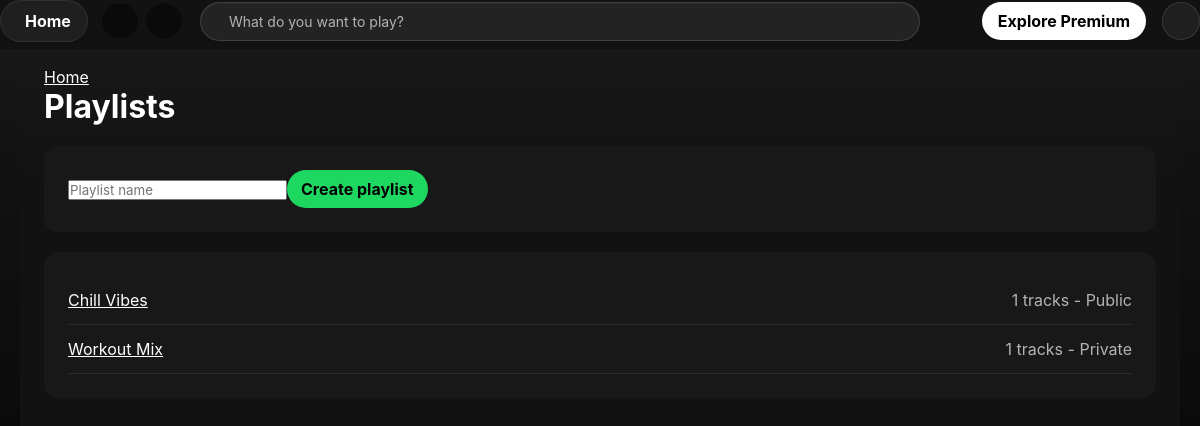
The app's page /backend/playlists.php (signed in) with its own data.
### tables this page shows
CREATE TABLE `playlists` (
  `playlist_id` int NOT NULL,
  `user_id` int NOT NULL,
  `playlist_name` varchar(100) NOT NULL,
  `is_public` tinyint(1) DEFAULT '1',
  `created_at` timestamp NOT NULL DEFAULT CURRENT_TIMESTAMP
);

### backend/playlists.php (called while the page is built)
<?php $page = 'playlists'; require __DIR__ . '/user_pages.php';

### backend/functions.php (called while the page is built, shortened)
<?php
function e(?string $value): string
{
    return htmlspecialchars($value ?? '', ENT_QUOTES, 'UTF-8');
}

### backend/user_pages.php (the view, shortened to what this page needs)
<?php
require_once __DIR__ . '/functions.php';
$userId = requireUser();
$page = $page ?? 'favorites';
$rows = [];
$title = ucfirst(str_replace('-', ' ', $page));
if ($page === 'favorites' || $page === 'recently-played') {
    $where = $page === 'favorites' ? 'f.user_id = :user_id' : 'sh.user_id = :user_id';
    $join = $page === 'favorites' ? 'JOIN favorites f ON f.track_id = t.track_id' : 'JOIN stream_history sh ON sh.track_id = t.track_id';
    $date = $page === 'favorites' ? '' : ', MAX(sh.played_at) AS last_played';
    try {
        $stmt = $pdo->prepare(trackQuery() . "$date $join WHERE $where GROUP BY t.track_id, t.title, t.audio_url, t.cover_image, al.album_id, al.title, al.cover_image, ar.artist_id, ar.artist_name ORDER BY " . ($page === 'favorites' ? 't.title' : 'last_played DESC'));
        $stmt->execute(['user_id' => $userId]);
    } catch (PDOException $exception) {
        $fallbackDate = $page === 'favorites' ? '' : ', MAX(sh.played_at) AS last_played';
        $fallbackJoin = $page === 'favorites'
            ? 'JOIN favorites f ON f.track_id = t.track_id'
            : 'JOIN stream_history sh ON sh.track_id = t.track_id';
        $fallbackWhere = $page === 'favorites' ? 'f.user_id = :user_id' : 'sh.user_id = :user_id';
        $fallbackOrder = $page === 'favorites' ? 't.title' : 'last_played DESC';
        $stmt = $pdo->prepare(
            'SELECT t.track_id, t.title, t.duration_seconds, t.track_number, t.audio_url, t.cover_image,
                    t.lyrics, al.album_id, al.title AS album_title, al.cover_image AS album_cover,
                    ar.artist_id, ar.artist_name' . $fallbackDate . '
             FROM tracks t
             JOIN albums al ON al.album_id = t.album_id
             JOIN artists ar ON ar.artist_id = al.artist_id
             ' . $fallbackJoin . '
             WHERE ' . $fallbackWhere . '
             GROUP BY t.track_id, t.title, t.duration_seconds, t.track_number, t.audio_url, t.cover_image,
                      t.lyrics, al.album_id, al.title, al.cover_image, ar.artist_id, ar.artist_name
             ORDER BY ' . $fallbackOrder
        );
        $stmt->execute(['user_id' => $userId]);
    }
    $rows = $stmt->fetchAll();
} elseif ($page === 'followed-artists') {
    $stmt = $pdo->prepare('SELECT ar.artist_id, ar.artist_name, ar.profile_image, ar.bio FROM artist_follows af JOIN artists ar ON ar.artist_id = af.artist_id WHERE af.user_id = :user_id ORDER BY ar.artist_name'); $stmt->execute(['user_id' => $userId]); $rows = $stmt->fetchAll();
} elseif ($page === 'subscriptions') {
    $stmt = $pdo->prepare('SELECT plan_name, start_date, end_date, status, amount FROM subscriptions WHERE user_id = :user_id ORDER BY start_date DESC'); $stmt->execute(['user_id' => $userId]); $rows = $stmt->fetchAll();
} elseif ($page === 'playlists') {
    $stmt = $pdo->prepare('SELECT p.playlist_id, p.playlist_name, p.is_public, COUNT(pt.track_id) track_count FROM playlists p LEFT JOIN playlist_tracks pt ON pt.playlist_id = p.playlist_id WHERE p.user_id = :user_id GROUP BY p.playlist_id ORDER BY p.playlist_name'); $stmt->execute(['user_id' => $userId]); $rows = $stmt->fetchAll();
}
?>
<!doctype html><html lang="en"><head><link rel="stylesheet" href="../frontend/user-dashbord.css"></head><body><header class="top-nav"><div class="nav-left"><a class="home-btn" href="user-dashbord.php"> Home</a><div class="nav-arrows"><button type="button" class="nav-arrow-btn" aria-label="Go back" data-nav="back"><i class="fas fa-chevron-left"></i></button><button type="button" class="nav-arrow-btn" aria-label="Go forward" data-nav="forward"><i class="fas fa-chevron-right"></i></button></div></div><form class="top-search" action="search.php" method="get"><div class="search-shell"><input type="text" name="q" placeholder="What do you want to play?" aria-label="Search songs, albums, artists"></div></form><div class="user-actions"><a class="premium-btn" href="subscriptions.php">Explore Premium</a><div class="user-menu-wrap"><button class="user-icon-btn" type="button" aria-label="Account information"></button></div></div></header><main class="main-content page"><p><a href="user-dashbord.php">Home</a></p><h1><?php echo e($title); ?></h1>
<?php if ($page === 'playlists'): ?><section class="panel"><form method="post" action="api.php"><input type="hidden" name="csrf_token" value="<?php echo e($csrf); ?>"><input type="hidden" name="action" value="create_playlist"><input type="text" name="playlist_name" placeholder="Playlist name" required><button class="button">Create playlist</button></form></section><section class="panel"><?php foreach ($rows as $row): ?><div class="row"><a href="playlist.php?id=<?php echo (int)$row['playlist_id']; ?>" data-dashboard-link><?php echo e($row['playlist_name']); ?></a><span class="muted"><?php echo (int)$row['track_count']; ?> tracks - <?php echo $row['is_public'] ? 'Public' : 'Private'; ?></span></div><?php endforeach; ?></section>
<?php elseif ($page === 'followed-artists'): ?><section class="grid"><?php foreach ($rows as $row): ?><article class="card"><h3><a href="artist.php?id=<?php echo (int)$row['artist_id']; ?>"><?php echo e($row['artist_name']); ?></a></h3><p><?php echo e($row['bio']); ?></p></article><?php endforeach; ?></section>
<?php endif; ?></main></body></html>

### frontend/user-dashbord.css (style rules this page uses)
:root { --bg-black: #000000; --bg-dark-grey: #121212; --bg-light-grey: #242424; --bg-card: #181818; --text-white: #ffffff; --text-muted: #b3b3b3; --spotify-green: #1ed760; --bg-soft: #1f1f1f; --border: rgba(255, 255, 255, 0.08); }
* { margin: 0; padding: 0; box-sizing: border-box; font-family: 'Inter', 'Helvetica Neue', Helvetica, Arial, sans-serif; }
html, body { height: 100%; }
body { background: linear-gradient(180deg, #1a1a1a 0%, var(--bg-dark-grey) 20%, var(--bg-black) 100%); color: var(--text-white); display: flex; flex-direction: column; overflow: hidden; }
button, a { font: inherit; }
.main-content { flex: 1; background: linear-gradient(180deg, rgba(24, 24, 24, 0.9) 0%, var(--bg-dark-grey) 18%, var(--bg-dark-grey) 100%); border-radius: 12px; overflow-y: auto; padding: 16px 24px 120px; }
.top-nav { display: flex; justify-content: space-between; align-items: center; position: sticky; top: 0; background-color: rgba(18, 18, 18, 0.8); backdrop-filter: blur(12px); padding: 4px 0 12px; z-index: 10; }
.nav-arrows { display: flex; gap: 8px; }
.nav-arrows i { background-color: rgba(0, 0, 0, 0.7); width: 36px; height: 36px; border-radius: 50%; display: flex; align-items: center; justify-content: center; color: var(--text-muted); cursor: pointer; }
.nav-arrows button, .nav-arrow-btn { cursor: pointer; }
.user-actions { display: flex; align-items: center; gap: 16px; }
.premium-btn { background-color: var(--text-white); font-weight: 700; }
html, body { min-width: 1100px; }
body { overflow-x: auto !important; }
.main-content { padding-left: 24px !important; padding-right: 24px !important; }

### backend/user_pages.php (style rules this page uses)
body { min-width:1100px;overflow-x:auto }
.page { max-width:1500px !important;width:calc(100% - 40px) !important;min-width:1100px;margin:0 auto !important }
.panel { background:var(--bg-card);padding:24px;border-radius:14px;margin:20px 0 }
.row { display:flex;justify-content:space-between;gap:12px;align-items:center;padding:14px 0;border-bottom:1px solid var(--border) }
.muted { color:var(--text-muted) }
.button { background:var(--spotify-green);border:0;border-radius:20px;padding:9px 14px;font-weight:700 }
a { color:inherit }
.top-nav { position:sticky;top:0;z-index:20;display:flex;align-items:center;justify-content:flex-start;gap:18px;padding:0 0 8px;margin:0;background:rgba(18,18,18,0.92);backdrop-filter:blur(10px);border-bottom:1px solid rgba(255,255,255,0.06) }
.nav-left { display:flex;align-items:center;gap:14px }
.home-btn { display:inline-flex;align-items:center;gap:8px;padding:10px 16px;border-radius:999px;background:rgba(255,255,255,0.06);color:#fff;text-decoration:none;border:1px solid rgba(255,255,255,0.08);font-weight:700 }
.top-search { flex:1;display:flex;justify-content:flex-start;max-width:720px }
.search-shell { width:100%;display:flex;align-items:center;gap:12px;padding:10px 16px;border-radius:999px;background:rgba(255,255,255,0.08);border:1px solid rgba(255,255,255,0.12);box-shadow:inset 0 1px 0 rgba(255,255,255,0.04) }
.search-shell input { flex:1;border:none;outline:none;background:transparent;color:#fff;font-size:14px }
.search-shell input::placeholder { color:var(--text-muted) }
.nav-arrows { display:flex;align-items:center;gap:8px }
.nav-arrow-btn { width:36px;height:36px;border:none;border-radius:50%;background:rgba(255,255,255,0.08);color:#fff;display:flex;align-items:center;justify-content:center;cursor:pointer;padding:0 }
.user-actions { display:flex;align-items:center;gap:16px;margin-left:auto }
.premium-btn { background:#fff;color:#000;border:0;padding:9px 16px;border-radius:999px;font-weight:700;text-decoration:none }
.user-menu-wrap { position:relative;display:flex;align-items:center }
.user-icon-btn { width:38px;height:38px;border-radius:50%;border:1px solid rgba(255,255,255,0.12);background:rgba(255,255,255,0.06);color:#fff;display:flex;align-items:center;justify-content:center;cursor:pointer;padding:0 }

### records on screen
playlists: playlist_name "Chill Vibes", track_count "1", is_public "Public"
playlists: playlist_name "Workout Mix", track_count "1", is_public "Private"

### other values on screen
$title "Playlists"
